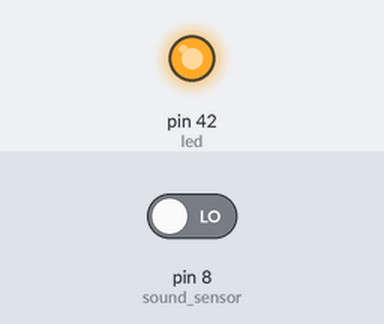
The sketch below on a simulated Arduino Mega 2560, built with avr-gcc and run on an emulated ATmega2560. Shown: output pins drawn as LEDs (lit = HIGH). Inputs (shaded band) come from the test bench; at power-on: pin 8 (sound_sensor) LOW. What the sketch prints to the serial monitor is not drawn.

Above: at 1.8 s.
1.9 s: pin 8 (sound_sensor) driven HIGH
Timing chart, 0 to 4.9 s (numbered marks = the images above; inputs shaded):
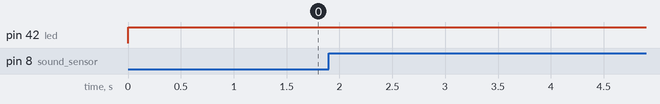

Measured:
- after the input at 1.9 s, every drawn part: stays the same

The sketch:

11.sound_sensor.ino
```cpp
int led = 42;
int sound_sensor = 8;

void setup() {
  Serial.begin(9600);
  pinMode(led,OUTPUT);
  pinMode(sound_sensor, INPUT);
}

void loop() {
  // put your main code here, to run repeatedly:
  int sound = digitalRead(sound_sensor);
  if(sound==HIGH)
  {
    Serial.println("sound detected");
    digitalWrite(led,HIGH);
  }
  else
  {
    Serial.println("sound not detected");
    digitalWrite(led,HIGH);
  }
  delay(500);
}
```
